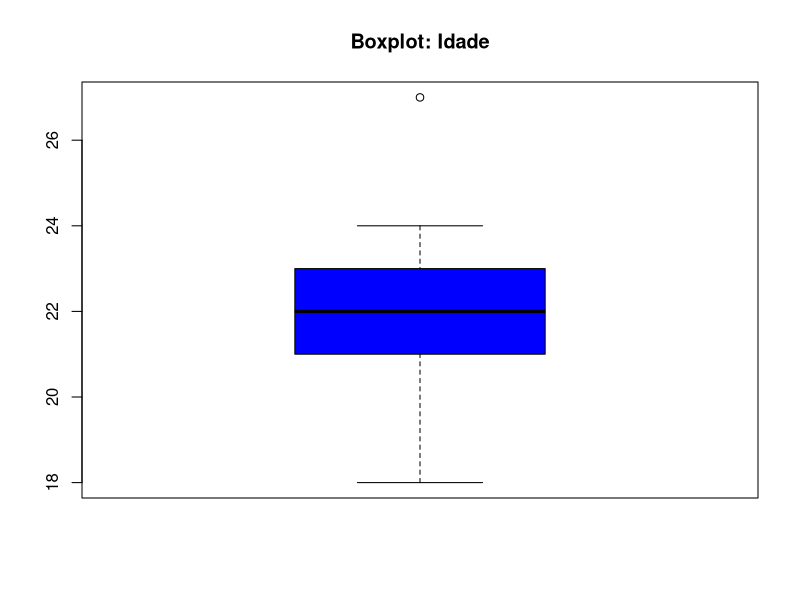
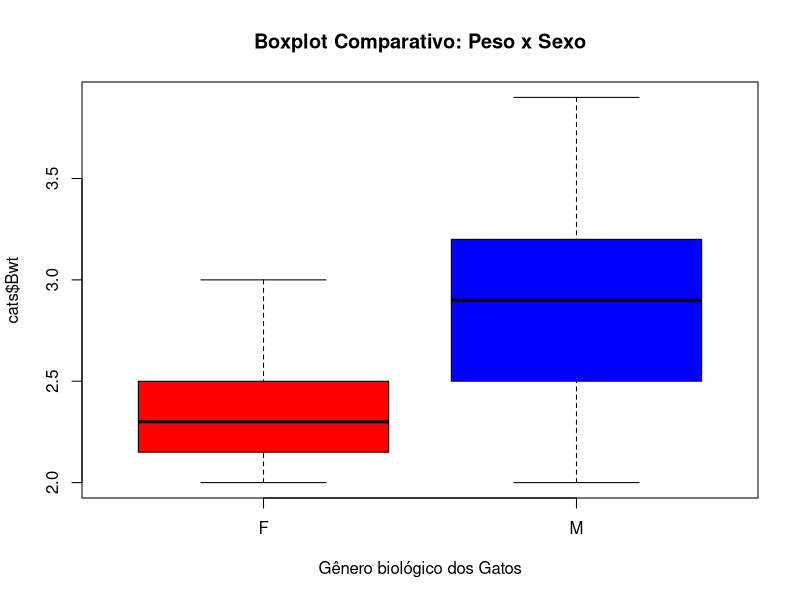
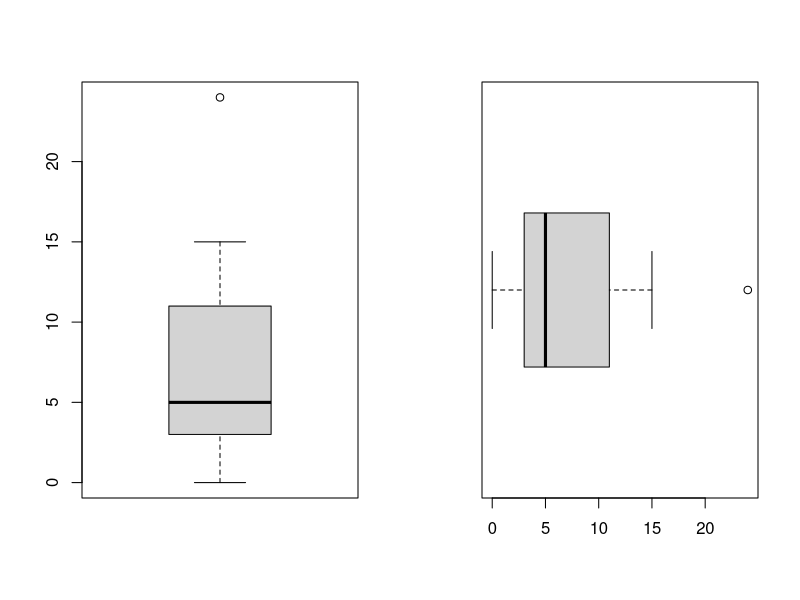
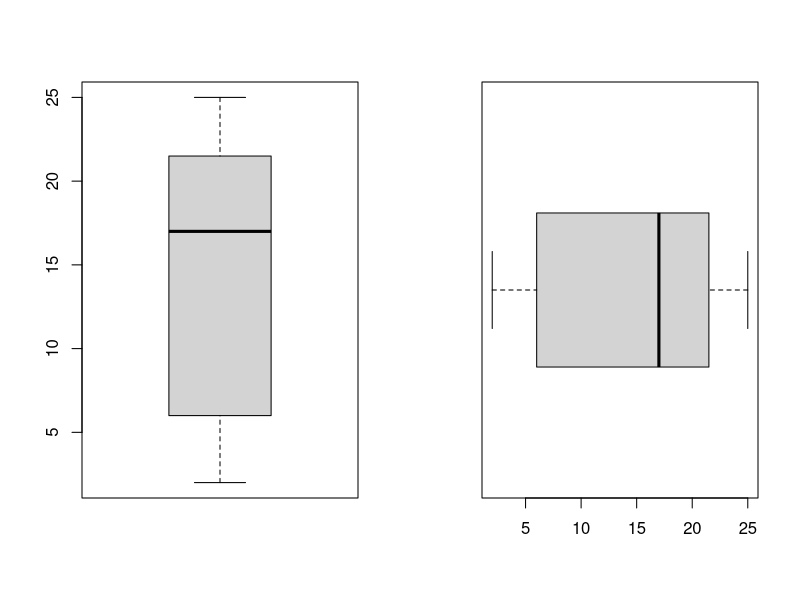

Generate these figures, in order, with R:
## BOX PLOT (ou gráfico de caixa) ================================
# - Fornece uma análise visual da posição, dispersão, simetria,
#   caudas e valores discrepantes (outliers) do conjunto de dados.

# - A distribuição é simétrica, quando a linha da mediana está no
#   segundo quartil, ou seja, na mediana (meio do retângulo).

# - Assimetria positiva (à direita):
#   A distribuição é assimétrica à direita, quando a linha da mediana
#   está mais próxima do primeiro quartil (extremidade inferior do retângulo).

# - Assimetria negativa (à esquerda):
#   A distribuição é assimétrica à esquerda, quando a linha da mediana
#   está mais próxima do terceiro quartil (extremidade superior do retângulo).

# - O boxplot é composto por:
#   * Linha central: mediana (Q2).
#   * Retângulo: intervalo interquartil (IQR = Q3 - Q1).
#   * Linhas verticais: mínimo e máximo (Q1 - 1.5 * IQR e Q3 + 1.5 * IQR).
#   * Pontos: outliers (valores discrepantes).

#   * (outliers) = valores discrepantes
#   │
# ┄Max┄ (Q3 + 1.5 * IQR)
#   │
#  ━┳━
#   ┃
#  Q3 (terceiro quartil)
#   ┃
#   ┃
#  Med (Q2 ou mediana)
#   ┃
#   ┃
#  Q1 (primeiro quartil)
#   ┃
#  ━┻━
#   │
# ┄Min┄ (Q1 - 1.5 * IQR)
#   │
#   * (outliers) = valores discrepantes

# ------------------------------------

age <- c(21, 22, 24, 18, 19, 27, 22, 22, 23, 21, 23, 21)

boxplot(age, main = "Boxplot: Idade", col = "blue")

require(MASS)
data(cats)
boxplot(cats$Bwt ~ cats$Sex,
    main = "Boxplot Comparativo: Peso x Sexo",
    col = c("red", "blue"),
    xlab = "Gênero biológico dos Gatos",
)

# ------------------------------------

x <- c(0, 2, 3, 3, 4, 5, 8, 10, 12, 15, 24)
summary(x)

par(mfrow = c(1, 2))

boxplot(x)
boxplot(x, horizontal = TRUE)

# ------------------------------------

x <- c(25, 23, 22, 21, 21, 17, 15, 7, 5, 4, 2)
summary(x)

par(mfrow = c(1, 2))

boxplot(x)
boxplot(x, horizontal = TRUE)
